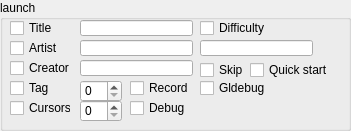
  <widget class="QGroupBox" name="groupBox_3">
   <property name="geometry">
    <rect>
     <x>340</x>
     <y>590</y>
     <width>351</width>
     <height>131</height>
    </rect>
   </property>
   <property name="title">
    <string>launch</string>
   </property>
   <widget class="QCheckBox" name="title">
    <property name="geometry">
     <rect>
      <x>10</x>
      <y>20</y>
      <width>61</width>
      <height>16</height>
     </rect>
    </property>
    <property name="text">
     <string>Title</string>
    </property>
   </widget>
   <widget class="QCheckBox" name="author">
    <property name="geometry">
     <rect>
      <x>10</x>
      <y>40</y>
      <width>61</width>
      <height>16</height>
     </rect>
    </property>
    <property name="text">
     <string>Artist</string>
    </property>
   </widget>
   <widget class="QCheckBox" name="creator">
    <property name="geometry">
     <rect>
      <x>10</x>
      <y>60</y>
      <width>61</width>
      <height>16</height>
     </rect>
    </property>
    <property name="text">
     <string>Creator</string>
    </property>
   </widget>
   <widget class="QLineEdit" name="titlec">
    <property name="geometry">
     <rect>
      <x>80</x>
      <y>20</y>
      <width>113</width>
      <height>16</height>
     </rect>
    </property>
   </widget>
   <widget class="QLineEdit" name="authorc">
    <property name="geometry">
     <rect>
      <x>80</x>
      <y>40</y>
      <width>113</width>
      <height>16</height>
     </rect>
    </property>
   </widget>
   <widget class="QLineEdit" name="creatorc">
    <property name="geometry">
     <rect>
      <x>80</x>
      <y>60</y>
      <width>113</width>
      <height>16</height>
     </rect>
    </property>
   </widget>
   <widget class="QCheckBox" name="difficulty">
    <property name="geometry">
     <rect>
      <x>200</x>
      <y>20</y>
      <width>71</width>
      <height>16</height>
     </rect>
    </property>
    <property name="text">
     <string>Difficulty</string>
    </property>
   </widget>
   <widget class="QLineEdit" name="difficultyc">
    <property name="geometry">
     <rect>
      <x>200</x>
      <y>40</y>
      <width>113</width>
      <height>16</height>
     </rect>
    </property>
   </widget>
   <widget class="QCheckBox" name="skip">
    <property name="geometry">
     <rect>
      <x>200</x>
      <y>60</y>
      <width>51</width>
      <height>20</height>
     </rect>
    </property>
    <property name="text">
     <string>Skip</string>
    </property>
   </widget>
   <widget class="QCheckBox" name="qstart">
    <property name="geometry">
     <rect>
      <x>250</x>
      <y>60</y>
      <width>81</width>
      <height>20</height>
     </rect>
    </property>
    <property name="text">
     <string>Quick start</string>
    </property>
   </widget>
   <widget class="QCheckBox" name="tag">
    <property name="geometry">
     <rect>
      <x>10</x>
      <y>80</y>
      <width>61</width>
      <height>16</height>
     </rect>
    </property>
    <property name="text">
     <string>Tag</string>
    </property>
   </widget>
   <widget class="QSpinBox" name="tagc">
    <property name="geometry">
     <rect>
      <x>80</x>
      <y>80</y>
      <width>42</width>
      <height>22</height>
     </rect>
    </property>
   </widget>
   <widget class="QCheckBox" name="cursors">
    <property name="geometry">
     <rect>
      <x>10</x>
      <y>100</y>
      <width>61</width>
      <height>16</height>
     </rect>
    </property>
    <property name="text">
     <string>Cursors</string>
    </property>
   </widget>
   <widget class="QSpinBox" name="cursorsc">
    <property name="geometry">
     <rect>
      <x>80</x>
      <y>100</y>
      <width>42</width>
      <height>22</height>
     </rect>
    </property>
   </widget>
   <widget class="QCheckBox" name="record">
    <property name="geometry">
     <rect>
      <x>130</x>
      <y>80</y>
      <width>61</width>
      <height>16</height>
     </rect>
    </property>
    <property name="toolTip">
     <string>Records a video</string>
    </property>
    <property name="text">
     <string>Record</string>
    </property>
   </widget>
   <widget class="QCheckBox" name="debug">
    <property name="geometry">
     <rect>
      <x>130</x>
      <y>100</y>
      <width>61</width>
      <height>16</height>
     </rect>
    </property>
    <property name="toolTip">
     <string>Show info about map and rendering engine, overrides Graphics.ShowFPS setting</string>
    </property>
    <property name="text">
     <string>Debug</string>
    </property>
   </widget>
   <widget class="QCheckBox" name="gldebug">
    <property name="geometry">
     <rect>
      <x>200</x>
      <y>80</y>
      <width>71</width>
      <height>16</height>
     </rect>
    </property>
    <property name="toolTip">
     <string>Turns on OpenGL debug logging, may reduce performance heavily</string>
    </property>
    <property name="text">
     <string>Gldebug</string>
    </property>
   </widget>
  </widget>
